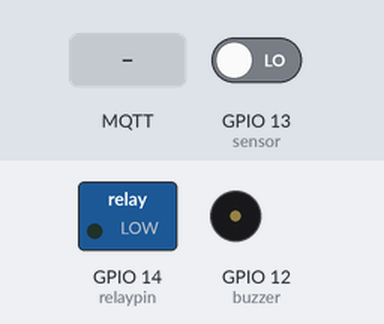
The sketch below on a simulated ESP8266 (NodeMCU). On the bench: switched loads named in the sketch (green lamp = pin HIGH), buzzer (waves = sounding). The inputs (shaded band) are chosen by the test bench; at power-on: GPIO 13 (sensor) LOW. WiFi joins after 1.5 s; servers stay silent unless stated; random numbers use the default seed unless the sketch sets one; no MQTT or app messages arrive unless stated; what the sketch prints to the serial monitor is not drawn.

Above: at 2.7 s.
2.8 s: MQTT message "1" arrives on the first subscribed topic
At 3.9 s:
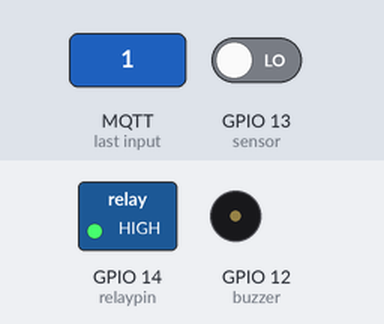
5.0 s: MQTT message "2" arrives on the first subscribed topic
At 6.3 s:
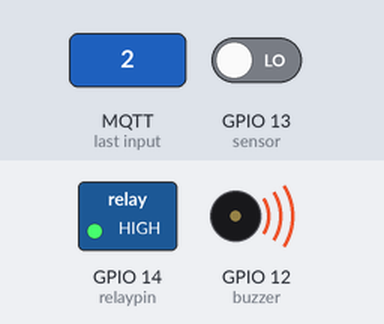
Timing chart, 0 to 8.1 s (numbered marks = the images above; inputs shaded):
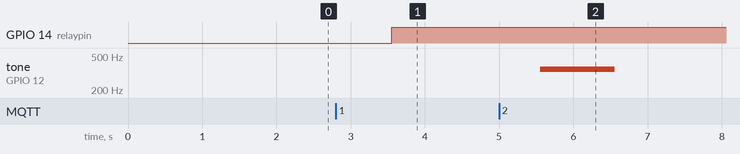

The sketch:

Projectmit.ino
```cpp
#include <ESP8266WiFi.h>
#include <PubSubClient.h>
#include <SoftwareSerial.h>
#include <FirebaseArduino.h>
#include <ArduinoJson.h>
#include <ESP8266HTTPClient.h>
// required libraries
// Set these to run example.
#define FIREBASE_HOST "piralarm-c1941-default-rtdb.firebaseio.com" //please remove http and / from firebase url
#define FIREBASE_AUTH "fvIposhKud5M5JYQ6JjkSmLjKk9BtMxkW1MoWkE9" // paste secret key here
#define WIFI_SSID "Ishaq"
#define WIFI_PASSWORD "ugpq6872"


const char* mqtt_server = "broker.hivemq.com";

WiFiClient espClient;
PubSubClient client(espClient);
long lastMsg = 0;
char msg[50];
int value = 0;
int dataspeed = 5000;


String myString; // sending integer data as string ,sensor data can also be send as integer
String fireStatus="";
String motion = "detected";   // string which stores state - motion/no motion
String nomotion="nomotion";
String light="ON";
int sdata = 0; // PIR sensor  value will be stored in sdata.
int buzzer = 12;  // Digital pin D6 buzzer
int sensor = 13;  // Digital pin D7
int relaypin = 14; // Digital pin D5 relay

void setup() {
Serial.begin(9600);
  pinMode(sensor, INPUT);   // declare PIR sensor as input
  pinMode(buzzer, OUTPUT);  // declare Speaker as output
  pinMode(relaypin,OUTPUT); // declare Relay as output
  int val = 0;
WiFi.begin(WIFI_SSID, WIFI_PASSWORD);
  Serial.print("connecting");
  while (WiFi.status() != WL_CONNECTED)
      {
    Serial.print(".");
    delay(500);
      }
  Serial.println();
  Serial.print("connected: ");
  Serial.println(WiFi.localIP());
  //setup for the client
  client.setServer(mqtt_server, 1883);
  client.setCallback(callback);
  Firebase.begin(FIREBASE_HOST, FIREBASE_AUTH);

}

//Callback for the phone app
void callback(char* topic, byte* payload, unsigned int length) {
  Serial.print("Message arrived [");
  Serial.print(topic);
  Serial.print("] ");
  for (int i = 0; i < length; i++) {
    Serial.print((char)payload[i]);
  }
  if ((char)payload[0] == '1'){
    Serial.println("Sprinkler On");
    digitalWrite (relaypin, HIGH);
  }
  if ((char)payload[0] == '2'){
    Serial.println("the user typed a 2");
    tone(buzzer,350);
    delay(1000);
    noTone(buzzer);
    //Firebase.pushString("Lights",light);
  }

  if ((char)payload[0] == '3'){
    Serial.println("Lights On");
    digitalWrite (relaypin, HIGH);
    //Firebase.pushString("Lights",light);
  }


}


void reconnect() {
  // Loop until we're reconnected
  while (!client.connected()) {
    Serial.print("Attempting MQTT connection...");
    // Create a random client ID
    String clientId = "ESP8266Client-";
    clientId += String(random(0xffff), HEX);
    // Attempt to connect
    if (client.connect(clientId.c_str())) {
      Serial.println("connected");
      // Once connected, publish an announcement...
      client.publish("outTopic", "hello world");
      // ... and resubscribe
      client.subscribe("AT2SKLM4F/MobileApp");
    } else {
      Serial.print("failed, rc=");
      Serial.print(client.state());
      Serial.println(" try again in 5 seconds");
      // Wait 5 seconds before retrying
      delay(5000);
    }
  }
}


void loop() {
sdata = digitalRead(sensor);
myString = String(sdata);
Serial.println(myString);//printing string to verify whether sensor is working or not
//Firebase.setString("Variable/Value",myString);//A string will be sent to real time database under variable /value (user need not create this in advance)
delay(1000);
    long state = digitalRead(sensor);
    if(state == HIGH) {
     // tone(buzzer,350);
     //digitalWrite (relaypin, HIGH);
     // Serial.println("detected!");
      delay(3000); // wait for 3000 ms or 3s
      //noTone(buzzer);
    }
    else {
     // noTone(buzzer);
      //digitalWrite (relaypin, LOW);
      //Serial.println("absent!");
      delay(1000); // wait for 1000 ms or 1s
      }
  //sending messages
   if (!client.connected()) {
    reconnect();
  }
  client.loop();

//  long now = millis();
//  if (now - lastMsg > dataspeed) {
//    lastMsg = now;
//    ++value;
//    snprintf (msg, 75, "hello worldpie #%ld", value);
//    Serial.print("Publish message: ");
//    Serial.println(msg);
//    client.publish("Assignment1/testtopic", msg);
//  }
}
```

Measured:
- after the input at 2.8 s, GPIO 14 (relaypin): LOW → HIGH after 0.75 s
- after the input at 5.0 s, tone on GPIO 12 (buzzer): silent → 350 Hz after 0.56 s, → silent 1.0 s later
